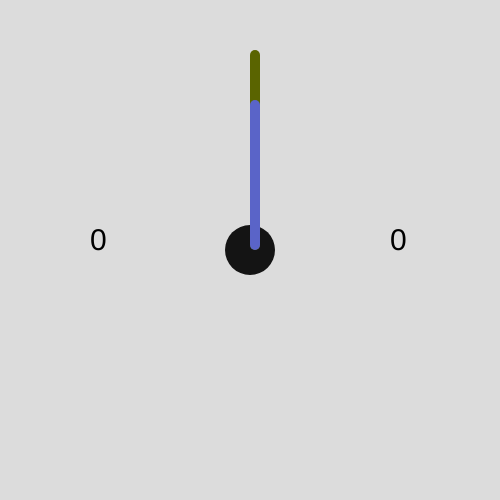
Frame 1 (no input)
Frame 60 (no input): identical to frame 1, image omitted
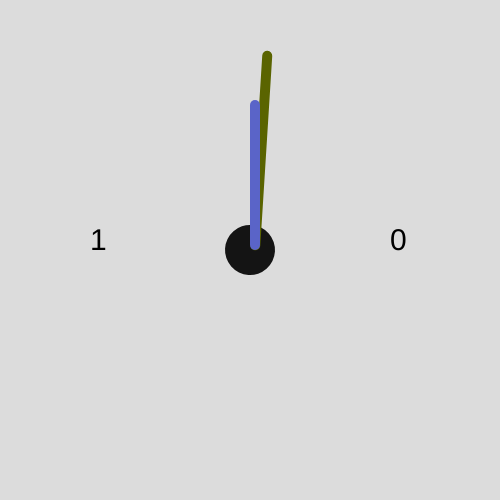
Frame 120 (the mouse pressed at the canvas centre since frame 60)

The p5.js sketch that drew these frames (run headless with seeded random() and noise() and a simulated clock; from frame 60 on, the mouse is pressed at the canvas centre):

// p5.js sketch
// ── sketch.js


///////////////////////////////////////////
// Exmmple 4: Millis Function with Properties


let t1 = {timer:0,counter:0,period:0};
let t2 = {timer:0,counter:0,period:0};
// let gtime2 = 0;
// let gcount2 =0;

function setup() {
  createCanvas(500,500);
  background(200);
  fill(255,100,0);
  textSize(30);
  angleMode(DEGREES);
  resetTime(t1,0);
  resetTime(t2,0);
  //resetTime(gtime2,gcount2,0);
}


function draw() {
 background(220);

 let nt1 = nextInterval(t1,2000);
 // counts up continusly, based on period
 //console.log(nt1);
 fill(0);
 text(nt1, width/2-160, height/2);
 let mnt1 = map(nt1,0,100,0,360);
 push();
 translate(width/2,height/2);
 rotate(mnt1-90);
 noStroke();
 fill(20);
 ellipse(0,0,50,50);
 fill(90,100,0);
 rect(0,0,200,10,5);
 stroke(200,100,0);
 pop();


 let nt2 = nextInterval(t2,5000);
 // counts up continusly, based on period
// console.log(nt1);
 fill(0);
 text(nt2, width/2+140, height/2);
 let mnt2 = map(nt2,0,100,0,360);
 push();
 translate(width/2,height/2);
 rotate(mnt2-90);
 noStroke();
 // fill(20);
 // ellipse(0,0,80,80);
 fill(90,100,200);
 rect(0,0,150,10,5);
 stroke(200,100,0);
 pop();

}

function resetTime(obj,s) {
    obj.timer = millis();
    obj.counter  = s;
    console.log(s);
}

 function nextInterval(obj,p) {
     // p is a number in milliseconds
     if (millis() - obj.timer > p ) {
        obj.timer = millis();
        obj.counter = obj.counter+1;
     }
     return  obj.counter;
 }
